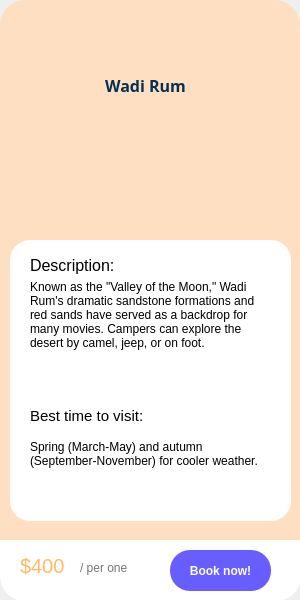
<?xml version="1.0" encoding="UTF-8"?>
<ui version="4.0">
 <class>MainWindow</class>
 <widget class="QMainWindow" name="MainWindow">
  <property name="geometry">
   <rect>
    <x>0</x>
    <y>0</y>
    <width>300</width>
    <height>600</height>
   </rect>
  </property>
  <property name="windowTitle">
   <string>MainWindow</string>
  </property>
  <widget class="QWidget" name="centralwidget">
   <widget class="QWidget" name="widget" native="true">
    <property name="geometry">
     <rect>
      <x>0</x>
      <y>0</y>
      <width>300</width>
      <height>600</height>
     </rect>
    </property>
    <property name="minimumSize">
     <size>
      <width>300</width>
      <height>600</height>
     </size>
    </property>
    <property name="maximumSize">
     <size>
      <width>300</width>
      <height>600</height>
     </size>
    </property>
    <property name="styleSheet">
     <string notr="true">QWidget#widget {
	background-color:rgb(255, 223, 194);
	border-radius: 25px;
}</string>
    </property>
    <widget class="QLabel" name="label">
     <property name="geometry">
      <rect>
       <x>10</x>
       <y>40</y>
       <width>271</width>
       <height>91</height>
      </rect>
     </property>
     <property name="font">
      <font>
       <family>Segoe MDL2 Assets</family>
       <pointsize>12</pointsize>
       <weight>75</weight>
       <italic>false</italic>
       <bold>true</bold>
       <underline>false</underline>
      </font>
     </property>
     <property name="styleSheet">
      <string notr="true">color:rgb(3, 48, 81)</string>
     </property>
     <property name="text">
      <string>Wadi Rum</string>
     </property>
     <property name="alignment">
      <set>Qt::AlignCenter</set>
     </property>
     <property name="wordWrap">
      <bool>true</bool>
     </property>
    </widget>
    <widget class="QPushButton" name="pushButton_2">
     <property name="geometry">
      <rect>
       <x>10</x>
       <y>30</y>
       <width>41</width>
       <height>31</height>
      </rect>
     </property>
     <property name="styleSheet">
      <string notr="true">QPushButton {
	background-color:rgb(255, 223, 194);
    border-radius: 20px;
}

QPushButton:hover {
    background-color: rgb(116, 116, 116);
}
</string>
     </property>
     <property name="text">
      <string/>
     </property>
     <property name="icon">
      <iconset>
       <normaloff>../Resource/Images/left arrow.png</normaloff>../Resource/Images/left arrow.png</iconset>
     </property>
     <property name="iconSize">
      <size>
       <width>25</width>
       <height>25</height>
      </size>
     </property>
    </widget>
    <widget class="QFrame" name="hoverFrame">
     <property name="geometry">
      <rect>
       <x>10</x>
       <y>240</y>
       <width>281</width>
       <height>281</height>
      </rect>
     </property>
     <property name="styleSheet">
      <string notr="true">background-color:rgb(255, 255, 255);
border-radius: 20px;</string>
     </property>
     <property name="frameShape">
      <enum>QFrame::StyledPanel</enum>
     </property>
     <property name="frameShadow">
      <enum>QFrame::Raised</enum>
     </property>
     <widget class="QLabel" name="label_3">
      <property name="geometry">
       <rect>
        <x>20</x>
        <y>10</y>
        <width>141</width>
        <height>31</height>
       </rect>
      </property>
      <property name="font">
       <font>
        <pointsize>12</pointsize>
       </font>
      </property>
      <property name="text">
       <string>Description:</string>
      </property>
     </widget>
     <widget class="QLabel" name="label_4">
      <property name="geometry">
       <rect>
        <x>20</x>
        <y>40</y>
        <width>241</width>
        <height>131</height>
       </rect>
      </property>
      <property name="font">
       <font>
        <pointsize>9</pointsize>
       </font>
      </property>
      <property name="text">
       <string>Known as the &quot;Valley of the Moon,&quot; Wadi Rum's dramatic sandstone formations and red sands have served as a backdrop for many movies. Campers can explore the desert by camel, jeep, or on foot.</string>
      </property>
      <property name="alignment">
       <set>Qt::AlignLeading|Qt::AlignLeft|Qt::AlignTop</set>
      </property>
      <property name="wordWrap">
       <bool>true</bool>
      </property>
     </widget>
     <widget class="QLabel" name="label_5">
      <property name="geometry">
       <rect>
        <x>20</x>
        <y>160</y>
        <width>141</width>
        <height>31</height>
       </rect>
      </property>
      <property name="font">
       <font>
        <pointsize>11</pointsize>
       </font>
      </property>
      <property name="text">
       <string>Best time to visit:</string>
      </property>
     </widget>
     <widget class="QLabel" name="label_6">
      <property name="geometry">
       <rect>
        <x>20</x>
        <y>200</y>
        <width>241</width>
        <height>51</height>
       </rect>
      </property>
      <property name="font">
       <font>
        <pointsize>9</pointsize>
       </font>
      </property>
      <property name="text">
       <string>Spring (March-May) and autumn (September-November) for cooler weather.</string>
      </property>
      <property name="alignment">
       <set>Qt::AlignLeading|Qt::AlignLeft|Qt::AlignTop</set>
      </property>
      <property name="wordWrap">
       <bool>true</bool>
      </property>
     </widget>
    </widget>
    <widget class="QLabel" name="label_2">
     <property name="geometry">
      <rect>
       <x>80</x>
       <y>100</y>
       <width>141</width>
       <height>151</height>
      </rect>
     </property>
     <property name="text">
      <string/>
     </property>
     <property name="pixmap">
      <pixmap>../Resource/Images/Valley.png</pixmap>
     </property>
     <property name="scaledContents">
      <bool>true</bool>
     </property>
    </widget>
    <widget class="QFrame" name="hoverFrame_2">
     <property name="geometry">
      <rect>
       <x>0</x>
       <y>540</y>
       <width>301</width>
       <height>61</height>
      </rect>
     </property>
     <property name="styleSheet">
      <string notr="true">border-top-left-radius: 0px; 
border-top-right-radius: 0px;
border-bottom-left-radius: 25px;
border-bottom-right-radius: 25px;
background-color:rgb(255, 255, 255)
</string>
     </property>
     <property name="frameShape">
      <enum>QFrame::StyledPanel</enum>
     </property>
     <property name="frameShadow">
      <enum>QFrame::Raised</enum>
     </property>
     <widget class="QLabel" name="label_7">
      <property name="geometry">
       <rect>
        <x>20</x>
        <y>10</y>
        <width>71</width>
        <height>31</height>
       </rect>
      </property>
      <property name="font">
       <font>
        <pointsize>15</pointsize>
       </font>
      </property>
      <property name="styleSheet">
       <string notr="true">color:rgb(255, 186, 101)</string>
      </property>
      <property name="text">
       <string>$400</string>
      </property>
     </widget>
     <widget class="QPushButton" name="pushButton">
      <property name="geometry">
       <rect>
        <x>170</x>
        <y>10</y>
        <width>101</width>
        <height>41</height>
       </rect>
      </property>
      <property name="font">
       <font>
        <pointsize>9</pointsize>
        <weight>75</weight>
        <bold>true</bold>
       </font>
      </property>
      <property name="styleSheet">
       <string notr="true">QPushButton {
    background-color:rgb(104, 93, 255);
    border-radius: 20px;
	color: white
}

QPushButton:hover {
    background-color: rgb(70, 76, 195);
}
</string>
      </property>
      <property name="text">
       <string>Book now!</string>
      </property>
     </widget>
     <widget class="QLabel" name="label_8">
      <property name="geometry">
       <rect>
        <x>80</x>
        <y>20</y>
        <width>81</width>
        <height>16</height>
       </rect>
      </property>
      <property name="font">
       <font>
        <pointsize>9</pointsize>
       </font>
      </property>
      <property name="styleSheet">
       <string notr="true">color:rgb(115, 115, 115)</string>
      </property>
      <property name="text">
       <string>/ per one</string>
      </property>
     </widget>
    </widget>
   </widget>
  </widget>
 </widget>
 <resources/>
 <connections/>
</ui>
